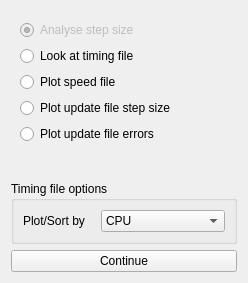
      <widget class="AnalysisIntegrator" name="analint_tab">
       <property name="geometry">
        <rect>
         <x>0</x>
         <y>0</y>
         <width>248</width>
         <height>283</height>
        </rect>
       </property>
       <attribute name="label">
        <string>Analyse Integrator</string>
       </attribute>
       <layout class="QVBoxLayout" name="verticalLayout_2">
        <item>
         <widget class="QWidget" name="analint_radio" native="true">
          <layout class="QVBoxLayout" name="analint_layout" stretch="0,0,0,0,0">
           <item>
            <widget class="QRadioButton" name="analint_0">
             <property name="enabled">
              <bool>false</bool>
             </property>
             <property name="statusTip">
              <string>[Currently unavailable until rdsteps is fixed.]</string>
             </property>
             <property name="text">
              <string>Analyse step size</string>
             </property>
             <property name="checked">
              <bool>true</bool>
             </property>
            </widget>
           </item>
           <item>
            <widget class="QRadioButton" name="analint_1">
             <property name="statusTip">
              <string>Reads ./timing and plots a bar chart of various subroutine calls.</string>
             </property>
             <property name="text">
              <string>Look at timing file</string>
             </property>
             <property name="checked">
              <bool>false</bool>
             </property>
            </widget>
           </item>
           <item>
            <widget class="QRadioButton" name="analint_2">
             <property name="statusTip">
              <string>Reads ./speed and plots the CPU and real time between each output.</string>
             </property>
             <property name="text">
              <string>Plot speed file</string>
             </property>
            </widget>
           </item>
           <item>
            <widget class="QRadioButton" name="analint_3">
             <property name="statusTip">
              <string>Executes rdupdate and plots the step size.</string>
             </property>
             <property name="text">
              <string>Plot update file step size</string>
             </property>
            </widget>
           </item>
           <item>
            <widget class="QRadioButton" name="analint_4">
             <property name="statusTip">
              <string>Executes rdupdate and plots the error.</string>
             </property>
             <property name="text">
              <string>Plot update file errors</string>
             </property>
            </widget>
           </item>
          </layout>
         </widget>
        </item>
        <item>
         <spacer name="analint_vspacer">
          <property name="orientation">
           <enum>Qt::Vertical</enum>
          </property>
          <property name="sizeHint" stdset="0">
           <size>
            <width>0</width>
            <height>20</height>
           </size>
          </property>
         </spacer>
        </item>
        <item>
         <widget class="QGroupBox" name="timing_box">
          <property name="title">
           <string>Timing file options</string>
          </property>
          <layout class="QGridLayout" name="gridLayout_6">
           <item row="0" column="0">
            <widget class="QLabel" name="timing_sort_label">
             <property name="text">
              <string>Plot/Sort by</string>
             </property>
             <property name="buddy">
              <cstring>timing_sort</cstring>
             </property>
            </widget>
           </item>
           <item row="0" column="1">
            <widget class="QComboBox" name="timing_sort">
             <property name="currentIndex">
              <number>3</number>
             </property>
             <item>
              <property name="text">
               <string>Subroutine name</string>
              </property>
             </item>
             <item>
              <property name="text">
               <string>Calls</string>
              </property>
             </item>
             <item>
              <property name="text">
               <string>CPU/Call</string>
              </property>
             </item>
             <item>
              <property name="text">
               <string>CPU</string>
              </property>
             </item>
             <item>
              <property name="text">
               <string>%CPU</string>
              </property>
             </item>
             <item>
              <property name="text">
               <string>Clock</string>
              </property>
             </item>
            </widget>
           </item>
          </layout>
         </widget>
        </item>
        <item>
         <widget class="QPushButton" name="analint_push">
          <property name="text">
           <string>Continue</string>
          </property>
         </widget>
        </item>
       </layout>
      </widget>
